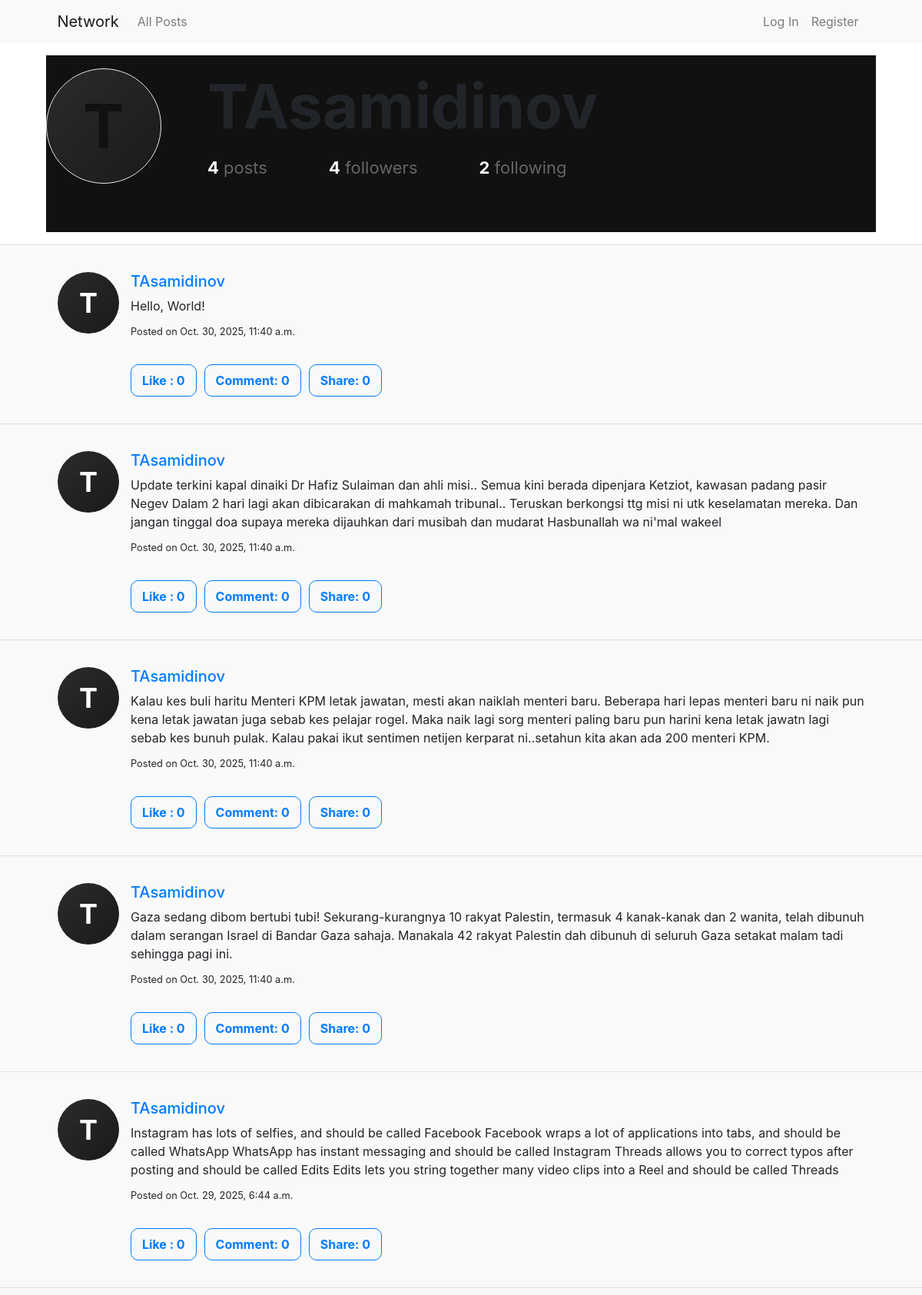
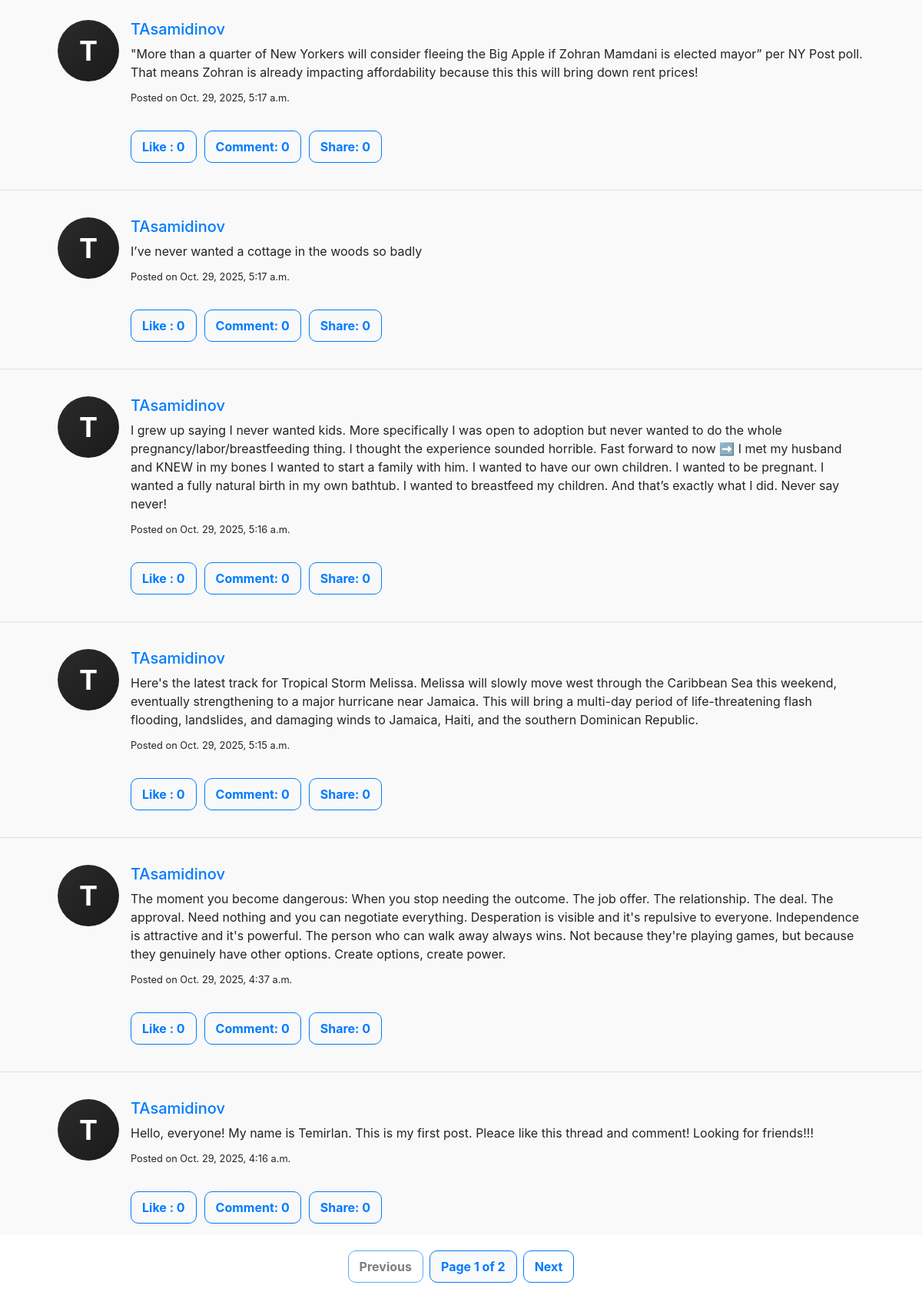
Screenshot of /TAsamidinov with the database file from the repository (2 pictures, top to bottom).
### network/models.py (models this page shows, shortened)
class User(AbstractUser):
    followers = models.ManyToManyField(
        'self',
        symmetrical=False,
        related_name='following',
        through='Follow',
        through_fields=('to_user', 'from_user'),
        blank=True,
    )

class Post(models.Model):
    author = models.ForeignKey(User, on_delete=models.CASCADE, related_name="posts")
    content = models.TextField()
    timestamp = models.DateTimeField(auto_now_add=True)
    likes = models.IntegerField(default=0)
    liked_by = models.ManyToManyField(User, related_name="liked_posts", blank=True)

### network/views.py (the view)
# urls.py: path("<str:username>", views.profile, name="profile"),
def profile(request, username):
    profile_user = get_object_or_404(User, username=username)
    is_following = False
    if request.user.is_authenticated:
        is_following = Follow.objects.filter(from_user=request.user, to_user=User.objects.get(username=username)).exists()
    return render(request, "network/profile.html", {
        "profile_user": User.objects.get(username=username),
        "posts": Post.objects.filter(author=User.objects.get(username=username)).order_by("-timestamp"),
        "is_following": is_following,
        "page_obj": Paginator(Post.objects.filter(author=User.objects.get(username=username)).order_by("-timestamp"), 10).get_page(request.GET.get("page", 1))
    })

### network/templates/network/profile.html (shortened to what this page needs)
{% extends "network/layout.html" %}
{% load static %}
{% block body %}
    <div class="profile-head">
        <div class="profile-row">
        <div class="profile-left">
            <div class="avatar"><span>{{ profile_user.username|slice:":1"|upper }}</span></div>
        </div>
        <div class="profile-right">
            <div class="profile-username">{{ profile_user.username }}</div>
            <div class="profile-stats">
                <span class="stat"><strong>4</strong> posts</span>
                <span class="stat"><strong>{{ profile_user.followers.count }}</strong> followers</span>
                <span class="stat"><strong>{{ profile_user.following.count }}</strong> following</span>
            </div>
        </div>
        </div>
    </div>
    <div id="posts-area" class="posts-area">
      {% for post in posts %}
        <hr>
        <div class="post-card mx-auto">
          <div class="post-left">
            <div class="post-avatar">
              <span>{{ post.author.username|slice:":1"|upper }}</span>
            </div>
          </div>
          <div class="post-right">
            <h5><a href="{% url 'profile' post.author.username %}">{{ post.author.username }}</a></h5>
            <p>{{ post.content }}</p>
            <small>Posted on {{ post.timestamp }}</small>
            <br><br>
            <div class="post-actions mt-2 d-flex gap-2">
              <div class="post">
                <button
                  class="btn btn-outline-primary like-btn {% if user in post.liked_by.all %}active{% endif %}"
                  data-post-id="{{ post.id }}">
                  {% if user in post.liked_by.all %}
                    Unlike
                  {% else %}
                    Like
                  {% endif %}
                  : <span id="like-count-{{ post.id }}">{{ post.liked_by.count }}</span>
                </button>
              </div>
              <button class="btn btn-outline-primary">Comment: 0</button>
              <button class="btn btn-outline-primary">Share: 0</button>
            </div>
          </div>
        </div>
      {% empty %}
        <p>No posts available.</p>
      {% endfor %}
  </div>
    <nav aria-label="Posts pagination">
        <ul class="pagination justify-content-center mt-3">
          {% if page_obj.has_previous %}
            <li class="page-item">
              <a class="btn btn-outline-primary mx-1 " href="?page={{ page_obj.previous_page_number }}">
                Previous
              </a>
            </li>
          {% else %}
            <li class="page-item">
              <span class="btn btn-outline-primary text-dark mx-1 disabled">
                Previous
              </span>
            </li>
          {% endif %}
          <li class="page-item disabled">
            <span class="btn btn-light border-primary text-primary mx-1">
              Page {{ page_obj.number }} of {{ page_obj.paginator.num_pages }}
            </span>
          </li>
          {% if page_obj.has_next %}
            <li class="page-item">
              <a class="btn btn-outline-primary mx-1" href="?page={{ page_obj.next_page_number }}">
                Next
              </a>
            </li>
          {% else %}
            <li class="page-item">
              <span class="btn btn-outline-primary text-dark mx-1 disabled">
                Next
              </span>
            </li>
          {% endif %}
        </ul>
      </nav>
{% endblock %}

### network/static/network/styles.css (style rules this page uses)
:root { --bg: #0b0b0b; --card: #141414; --ink: #fff; --muted: #9b9b9b; --line: #222; --danger: #ef4444; --radius-xl: 18px; --radius-pill: 999px; --shadow-soft: 0 10px 30px rgba(0,0,0,.25); }
@media (prefers-color-scheme: light) { :root { --bg: #fff; --card: #fff; --ink: #111; --muted: #666; --line: #e7e7e7; } }
.profile-head { margin-top: 16px; margin-right: auto; margin-bottom: 8px; margin-left: 5%; padding-top: 17px; padding-right: 20px; padding-bottom: 0; padding-left: 0; background: var(--ink); width: 90%; height: 230px; }
.profile-row { display: grid; grid-template-columns: 150px 1fr; gap: 60px; align-items: center; }
.profile-left { align-items: center; justify-content: center; }
.avatar { width: 150px; height: 150px; border-radius: 50%; background: linear-gradient(135deg, #2b2b2b, #1a1a1a); border: 1px solid var(--line); display: grid; place-items: center; overflow: hidden; }
.avatar span { color: var(--ink); font-weight: 700; font-size: 80px; letter-spacing: .5px; opacity: 7.9; }
.profile-right { display: grid; gap: 10px; }
.profile-username { font-size: 80px; font-weight: 700; line-height: 1.1; }
.post-actions { display: flex; gap: 10px; }
.btn { padding: 8px 14px; font-weight: 700; border-radius: 10px; }
.profile-stats { display: flex; gap: 80px; color: var(--muted); font-size: 22px; }
.profile-stats .stat strong { color: var(--card); font-weight: 700; }
.post-card { width: 90%; margin: 20px auto; padding: 15px; }
.posts-area { background-color: #f9f9f9; }
.post-card { display: flex; align-items: flex-start; width: 90%; margin: 20px auto; padding: 15px; gap: 15px; }
.post-right { flex: 1; }
.post-right p { margin-bottom: 8px; }
.post-avatar { width: 80px; height: 80px; border-radius: 50%; background: linear-gradient(135deg, #2b2b2b, #1a1a1a); display: grid; place-items: center; font-weight: 700; font-size: 36px; color: #fff; text-transform: uppercase; flex-shrink: 0; }

### rows the page displays
User: username "T", username "TAsamidinov", followers.count "4", following.count "2"
Post: author.username "T", author.username "TAsamidinov", content "Hello, World!", timestamp "Oct. 30, 2025, 11:40 a.m.", shows "Like", liked_by.count "0"
Post: author.username "T", author.username "TAsamidinov", content "Update terkini kapal dinaiki Dr Hafiz Sulaiman dan ahli misi.. Semua kini berada dipenjara Ketziot, kawasan padang pasir Negev Dalam 2 hari lagi akan dibicarakan di mahkamah tribunal.. Teruskan berkongsi ttg misi ni utk keselamatan mereka. Dan jangan tinggal doa supaya mereka dijauhkan dari musibah dan mudarat Hasbunallah wa ni'mal wakeel", timestamp "Oct. 30, 2025, 11:40 a.m.", shows "Like", liked_by.count "0"
Post: author.username "T", author.username "TAsamidinov", content "Kalau kes buli haritu Menteri KPM letak jawatan, mesti akan naiklah menteri baru. Beberapa hari lepas menteri baru ni naik pun kena letak jawatan juga sebab kes pelajar rogel. Maka naik lagi sorg menteri paling baru pun harini kena letak jawatn lagi sebab kes bunuh pulak. Kalau pakai ikut sentimen netijen kerparat ni..setahun kita akan ada 200 menteri KPM.", timestamp "Oct. 30, 2025, 11:40 a.m.", shows "Like", liked_by.count "0"
Post: author.username "T", author.username "TAsamidinov", content "Gaza sedang dibom bertubi tubi! Sekurang-kurangnya 10 rakyat Palestin, termasuk 4 kanak-kanak dan 2 wanita, telah dibunuh dalam serangan Israel di Bandar Gaza sahaja. Manakala 42 rakyat Palestin dah dibunuh di seluruh Gaza setakat malam tadi sehingga pagi ini.", timestamp "Oct. 30, 2025, 11:40 a.m.", shows "Like", liked_by.count "0"
Post: author.username "T", author.username "TAsamidinov", content "Instagram has lots of selfies, and should be called Facebook Facebook wraps a lot of applications into tabs, and should be called WhatsApp WhatsApp has instant messaging and should be called Instagram Threads allows you to correct typos after posting and should be called Edits Edits lets you string together many video clips into a Reel and should be called Threads", timestamp "Oct. 29, 2025, 6:44 a.m.", shows "Like", liked_by.count "0"
Post: author.username "T", author.username "TAsamidinov", content "\"More than a quarter of New Yorkers will consider fleeing the Big Apple if Zohran Mamdani is elected mayor” per NY Post poll. That means Zohran is already impacting affordability because this this will bring down rent prices!", timestamp "Oct. 29, 2025, 5:17 a.m.", shows "Like", liked_by.count "0"
Post: author.username "T", author.username "TAsamidinov", content "I’ve never wanted a cottage in the woods so badly", timestamp "Oct. 29, 2025, 5:17 a.m.", shows "Like", liked_by.count "0"
Post: author.username "T", author.username "TAsamidinov", content "I grew up saying I never wanted kids. More specifically I was open to adoption but never wanted to do the whole pregnancy/labor/breastfeeding thing. I thought the experience sounded horrible. Fast forward to now ➡️ I met my husband and KNEW in my bones I wanted to start a family with him. I wanted to have our own children. I wanted to be pregnant. I wanted a fully natural birth in my own bathtub. I wanted to breastfeed my children. And that’s exactly what I did. Never say never!", timestamp "Oct. 29, 2025, 5:16 a.m.", shows "Like", liked_by.count "0"
Post: author.username "T", author.username "TAsamidinov", content "Here's the latest track for Tropical Storm Melissa. Melissa will slowly move west through the Caribbean Sea this weekend, eventually strengthening to a major hurricane near Jamaica. This will bring a multi-day period of life-threatening flash flooding, landslides, and damaging winds to Jamaica, Haiti, and the southern Dominican Republic.", timestamp "Oct. 29, 2025, 5:15 a.m.", shows "Like", liked_by.count "0"
Post: author.username "T", author.username "TAsamidinov", content "The moment you become dangerous: When you stop needing the outcome. The job offer. The relationship. The deal. The approval. Need nothing and you can negotiate everything. Desperation is visible and it's repulsive to everyone. Independence is attractive and it's powerful. The person who can walk away always wins. Not because they're playing games, but because they genuinely have other options. Create options, create power.", timestamp "Oct. 29, 2025, 4:37 a.m.", shows "Like", liked_by.count "0"
Post: author.username "T", author.username "TAsamidinov", content "Hello, everyone! My name is Temirlan. This is my first post. Pleace like this thread and comment! Looking for friends!!!", timestamp "Oct. 29, 2025, 4:16 a.m.", shows "Like", liked_by.count "0"

### other values shown
{{ page_obj.number }} "1"
{{ page_obj.paginator.num_pages }} "2"
